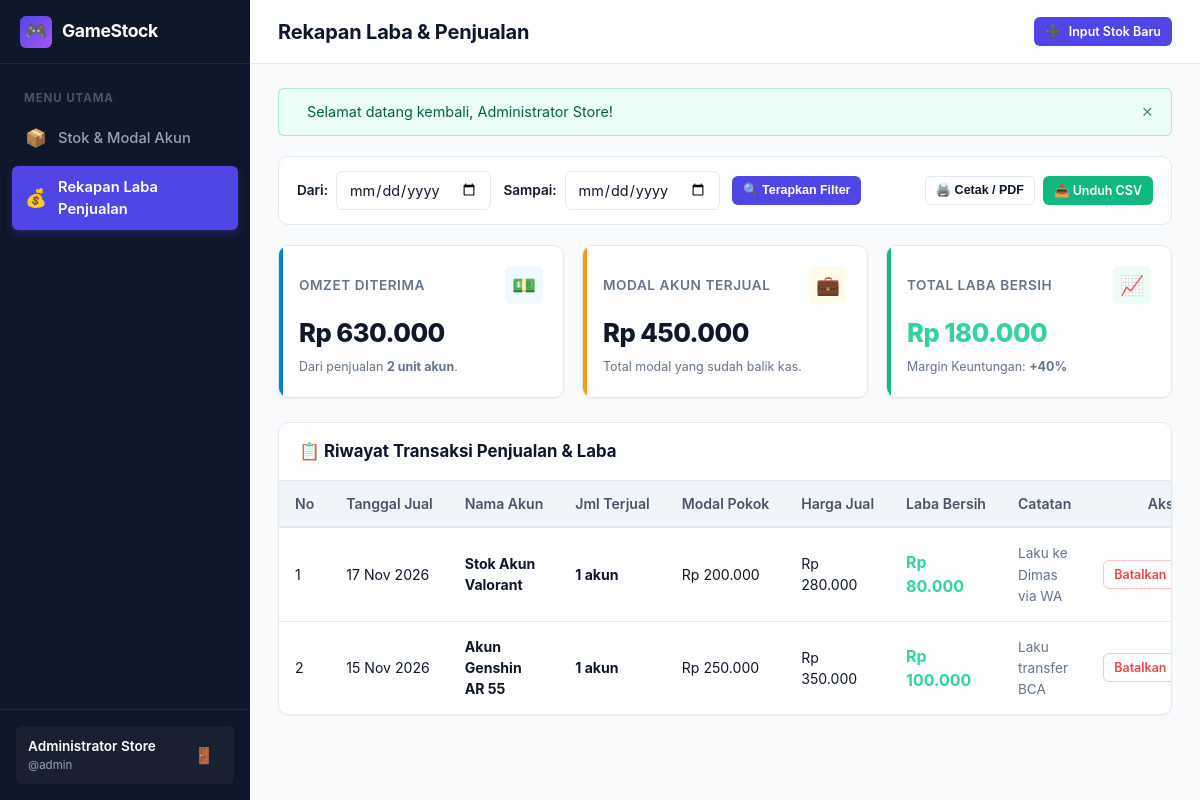
Screenshot of /penjualan.php (signed in) with the database file from the repository.
### tables this page shows
CREATE TABLE IF NOT EXISTS `penjualan` (
    `id` INT AUTO_INCREMENT PRIMARY KEY,
    `stok_id` INT NOT NULL,
    `tanggal_jual` DATE NOT NULL,
    `jumlah_terjual` INT NOT NULL DEFAULT 1,
    `modal_terjual` DECIMAL(12, 2) NOT NULL DEFAULT 0.00,
    `harga_jual` DECIMAL(12, 2) NOT NULL DEFAULT 0.00,
    `laba_bersih` DECIMAL(12, 2) NOT NULL DEFAULT 0.00,
    `catatan` VARCHAR(255) NULL,
    `created_at` DATETIME DEFAULT CURRENT_TIMESTAMP,
    CONSTRAINT `fk_penjualan_stok` FOREIGN KEY (`stok_id`) REFERENCES `stok_akun` (`id`) ON DELETE CASCADE ON UPDATE CASCADE
);

CREATE TABLE IF NOT EXISTS `stok_akun` (
    `id` INT AUTO_INCREMENT PRIMARY KEY,
    `tanggal_beli` DATE NOT NULL,
    `nama_akun` VARCHAR(150) NOT NULL,
    `modal` DECIMAL(12, 2) NOT NULL DEFAULT 0.00,
    `jumlah_total` INT NOT NULL DEFAULT 1,
    `sisa_stok` INT NOT NULL DEFAULT 1,
    `catatan_login` TEXT NULL,
    `created_at` DATETIME DEFAULT CURRENT_TIMESTAMP,
    `updated_at` DATETIME DEFAULT CURRENT_TIMESTAMP ON UPDATE CURRENT_TIMESTAMP
);

### config/auth.php (called while the page is built, shortened)
<?php
function is_logged_in() {
    return isset($_SESSION['user_id']) && !empty($_SESSION['user_id']);
}
function get_logged_user() {
    return [
        'id' => $_SESSION['user_id'],
        'username' => $_SESSION['username'],
        'nama_lengkap' => $_SESSION['nama_lengkap']
    ];
}

### config/database.php (called while the page is built, shortened)
<?php
function format_rupiah($angka) {
    return 'Rp ' . number_format((float)$angka, 0, ',', '.');
}
function format_tanggal($tanggal) {
    $bulanIndo = [
        1 => 'Jan', 2 => 'Feb', 3 => 'Mar', 4 => 'Apr', 5 => 'Mei', 6 => 'Jun',
        7 => 'Jul', 8 => 'Agu', 9 => 'Sep', 10 => 'Okt', 11 => 'Nov', 12 => 'Des'
    ];
    $timestamp = strtotime($tanggal);
    $hari = date('d', $timestamp);
    $bulan = $bulanIndo[(int)date('m', $timestamp)];
    $tahun = date('Y', $timestamp);
    return "$hari $bulan $tahun";
}
function clean($data) {
    return htmlspecialchars(trim($data ?? ''), ENT_QUOTES, 'UTF-8');
}

### penjualan.php (the view, shortened to what this page needs)
<?php
$pageTitle = 'Rekapan Laba & Penjualan';
require_once __DIR__ . '/config/database.php';
require_once __DIR__ . '/config/auth.php';
require_once __DIR__ . '/includes/flash.php';
$tglMulai = $_GET['tgl_mulai'] ?? '';
$tglSelesai = $_GET['tgl_selesai'] ?? '';
require_once __DIR__ . '/includes/header.php';
$whereClauses = [];
$whereSql = count($whereClauses) > 0 ? "WHERE " . implode(" AND ", $whereClauses) : "";
$qAgregat = mysqli_query($conn, "SELECT
    COUNT(*) AS total_transaksi,
    SUM(jumlah_terjual) AS total_unit_terjual,
    SUM(modal_terjual) AS total_modal,
    SUM(harga_jual) AS total_omzet,
    SUM(laba_bersih) AS total_laba
    FROM penjualan p $whereSql");
$agregat = mysqli_fetch_assoc($qAgregat);
$totTransaksi = (int)($agregat['total_transaksi'] ?? 0);
$totUnit = (int)($agregat['total_unit_terjual'] ?? 0);
$totModal = (float)($agregat['total_modal'] ?? 0);
$totOmzet = (float)($agregat['total_omzet'] ?? 0);
$totLaba = (float)($agregat['total_laba'] ?? 0);
$marginRoi = ($totModal > 0) ? round(($totLaba / $totModal) * 100, 1) : 0;
$qPenjualan = mysqli_query($conn, "SELECT p.*, s.nama_akun
    FROM penjualan p
    JOIN stok_akun s ON p.stok_id = s.id
    $whereSql
    ORDER BY p.tanggal_jual DESC, p.id DESC");
?>
<div class="filter-bar no-print">
    <form action="penjualan.php" method="GET" style="display: flex; flex-wrap: wrap; gap: 12px; align-items: center; width: 100%;">
        <div class="filter-group">
            <label for="tgl_mulai" style="font-size: 0.85rem; font-weight: 600;">Dari:</label>
            <input type="date" name="tgl_mulai" id="tgl_mulai" class="form-control" value="<?= clean($tglMulai); ?>">
        </div>
        <div class="filter-group">
            <label for="tgl_selesai" style="font-size: 0.85rem; font-weight: 600;">Sampai:</label>
            <input type="date" name="tgl_selesai" id="tgl_selesai" class="form-control" value="<?= clean($tglSelesai); ?>">
        </div>
        <button type="submit" class="btn btn-primary btn-sm">
            <span>🔍 Terapkan Filter</span>
        </button>
        <div style="margin-left: auto; display: flex; gap: 8px;">
            <button type="button" onclick="window.print()" class="btn btn-outline btn-sm">
                <span>🖨️ Cetak / PDF</span>
            </button>
            <a href="penjualan.php?export=csv<?= !empty($tglMulai) ? '&tgl_mulai='.$tglMulai : ''; ?><?= !empty($tglSelesai) ? '&tgl_selesai='.$tglSelesai : ''; ?>" class="btn btn-success btn-sm">
                <span>📥 Unduh CSV</span>
            </a>
        </div>
    </form>
</div>
<div class="stats-grid">
    <div class="stat-card card-info">
        <div class="stat-header">
            <span class="stat-title">Omzet Diterima</span>
            <span class="stat-icon icon-info">💵</span>
        </div>
        <div class="stat-value"><?= format_rupiah($totOmzet); ?></div>
        <div class="stat-caption">Dari penjualan <strong><?= $totUnit; ?> unit akun</strong>.</div>
    </div>
    <div class="stat-card card-warning">
        <div class="stat-header">
            <span class="stat-title">Modal Akun Terjual</span>
            <span class="stat-icon icon-warning">💼</span>
        </div>
        <div class="stat-value"><?= format_rupiah($totModal); ?></div>
        <div class="stat-caption">Total modal yang sudah balik kas.</div>
    </div>
    <div class="stat-card card-success">
        <div class="stat-header">
            <span class="stat-title">Total Laba Bersih</span>
            <span class="stat-icon icon-success">📈</span>
        </div>
        <div class="stat-value <?= $totLaba >= 0 ? 'text-profit' : 'text-loss'; ?>">
            <?= format_rupiah($totLaba); ?>
        </div>
        <div class="stat-caption">Margin Keuntungan: <strong><?= ($marginRoi > 0 ? '+' : '') . $marginRoi; ?>%</strong></div>
    </div>
</div>
<div class="card">
    <div class="card-header">
        <h3 class="card-title">
            <span>📋 Riwayat Transaksi Penjualan & Laba</span>
        </h3>
    </div>
    <div class="card-body" style="padding: 0;">
        <div class="table-responsive">
            <table class="custom-table">
                <thead>
                    <tr>
                        <th>No</th>
                        <th>Tanggal Jual</th>
                        <th>Nama Akun</th>
                        <th>Jml Terjual</th>
                        <th>Modal Pokok</th>
                        <th>Harga Jual</th>
                        <th>Laba Bersih</th>
                        <th>Catatan</th>
                        <th class="no-print" style="text-align: right;">Aksi</th>
                    </tr>
                </thead>
                <tbody>
                    <?php if ($totTransaksi > 0): ?>
                        <?php $no = 1; while ($trx = mysqli_fetch_assoc($qPenjualan)):
                            $laba = (float)$trx['laba_bersih'];
                        ?>
                            <tr>
                                <td><?= $no++; ?></td>
                                <td><?= format_tanggal($trx['tanggal_jual']); ?></td>
                                <td>
                                    <strong><?= clean($trx['nama_akun']); ?></strong>
                                </td>
                                <td><strong><?= (int)$trx['jumlah_terjual']; ?> akun</strong></td>
                                <td><?= format_rupiah($trx['modal_terjual']); ?></td>
                                <td><?= format_rupiah($trx['harga_jual']); ?></td>
                                <td>
                                    <strong class="<?= $laba >= 0 ? 'text-profit' : 'text-loss'; ?>" style="font-size: 1rem;">
                                        <?= format_rupiah($laba); ?>
                                    </strong>
                                </td>
                                <td>
                                    <span style="color: #64748b; font-size: 0.85rem;">
                                        <?= !empty($trx['catatan']) ? clean($trx['catatan']) : '-'; ?>
                                    </span>
                                </td>
                                <td class="no-print" style="text-align: right;">
                                    <a href="batal_jual.php?id=<?= $trx['id']; ?>"
                                       class="btn btn-outline btn-sm btn-confirm-delete"
                                       data-confirm-msg="Batalkan transaksi ini? <?= $trx['jumlah_terjual']; ?> akun akan dikembalikan ke sisa stok."
                                       style="color: var(--danger); border-color: rgba(239, 68, 68, 0.3);"
                                       title="Batalkan Transaksi">
                                        Batalkan
                                    </a>
                                </td>
                            </tr>
                        <?php endwhile; ?>
                    <?php endif; ?>
                </tbody>
            </table>
        </div>
    </div>
</div>
<?php require_once __DIR__ . '/includes/footer.php'; ?>

### includes/header.php (shortened to what this page needs)
<?php
require_once __DIR__ . '/../config/database.php';
require_once __DIR__ . '/../config/auth.php';
require_once __DIR__ . '/../includes/flash.php';
$currentUser = get_logged_user();
$currentPage = basename($_SERVER['PHP_SELF']);
?>
<!DOCTYPE html>
<html lang="id">
<head>
    <link rel="stylesheet" href="assets/css/style.css">
</head>
<body>
<div class="app-wrapper">
    <aside class="app-sidebar" id="appSidebar">
        <div class="sidebar-header">
            <a href="index.php" class="brand-logo">
                <span class="brand-icon">🎮</span>
                <span>GameStock</span>
            </a>
        </div>
        <nav class="sidebar-nav">
            <span class="nav-section-title">Menu Utama</span>
            <a href="index.php" class="nav-link <?= ($currentPage == 'index.php') ? 'active' : ''; ?>">
                <span class="nav-icon">📦</span>
                <span>Stok & Modal Akun</span>
            </a>
            <a href="penjualan.php" class="nav-link <?= (in_array($currentPage, ['penjualan.php', 'jual.php'])) ? 'active' : ''; ?>">
                <span class="nav-icon">💰</span>
                <span>Rekapan Laba Penjualan</span>
            </a>
        </nav>
        <div class="sidebar-footer">
            <div class="user-badge">
                <div class="user-info">
                    <span class="user-name"><?= clean($currentUser['nama_lengkap'] ?? 'Admin'); ?></span>
                    <span class="user-role">@<?= clean($currentUser['username'] ?? 'admin'); ?></span>
                </div>
                <a href="logout.php" class="btn-logout" title="Logout" onclick="return confirm('Apakah Anda yakin ingin logout?');">
                    🚪
                </a>
            </div>
        </div>
    </aside>
    <main class="app-main">
        <header class="app-header">
            <div class="header-left">
                <h1 class="page-title"><?= clean($pageTitle); ?></h1>
            </div>
            <div class="header-right">
                <a href="index.php#formInputStok" class="btn btn-primary btn-sm">
                    <span>➕</span>
                    <span>Input Stok Baru</span>
                </a>
            </div>
        </header>
        <div class="content-body">
            <?php render_flash(); ?>

### includes/flash.php (shortened to what this page needs)
<?php
function render_flash() {
    if (isset($_SESSION['flash_message'])) {
        $flash = $_SESSION['flash_message'];
        $type = htmlspecialchars($flash['type']);
        $text = htmlspecialchars($flash['text']);
        echo "<div class='alert alert-{$type}' id='flashAlert'>
                <div class='alert-content'>
                    <span class='alert-icon'></span>
                    <span class='alert-text'>{$text}</span>
                </div>
                <button type='button' class='alert-close' onclick='this.parentElement.remove()'>&times;</button>
              </div>";
    }
}

### includes/footer.php (shortened to what this page needs)
        </div>
    </main>
</div>
</body>
</html>

### rows the page displays
penjualan: tanggal_jual "17 Nov 2026", stok.nama_akun "Stok Akun Valorant", jumlah_terjual "1", modal_terjual "Rp 200.000", harga_jual "Rp 280.000", laba_bersih "Rp 80.000", catatan "Laku ke Dimas via WA"
penjualan: tanggal_jual "15 Nov 2026", stok.nama_akun "Akun Genshin AR 55", jumlah_terjual "1", modal_terjual "Rp 250.000", harga_jual "Rp 350.000", laba_bersih "Rp 100.000", catatan "Laku transfer BCA"

### other values shown
$currentUser['nama_lengkap'] "Administrator Store"
$currentUser['username'] "admin"
$pageTitle "Rekapan Laba & Penjualan"
$text "Selamat datang kembali, Administrator Store!"
format_rupiah($totOmzet) "Rp 630.000"
$totUnit "2"
format_rupiah($totModal) "Rp 450.000"
format_rupiah($totLaba) "Rp 180.000"
$marginRoi "40"
